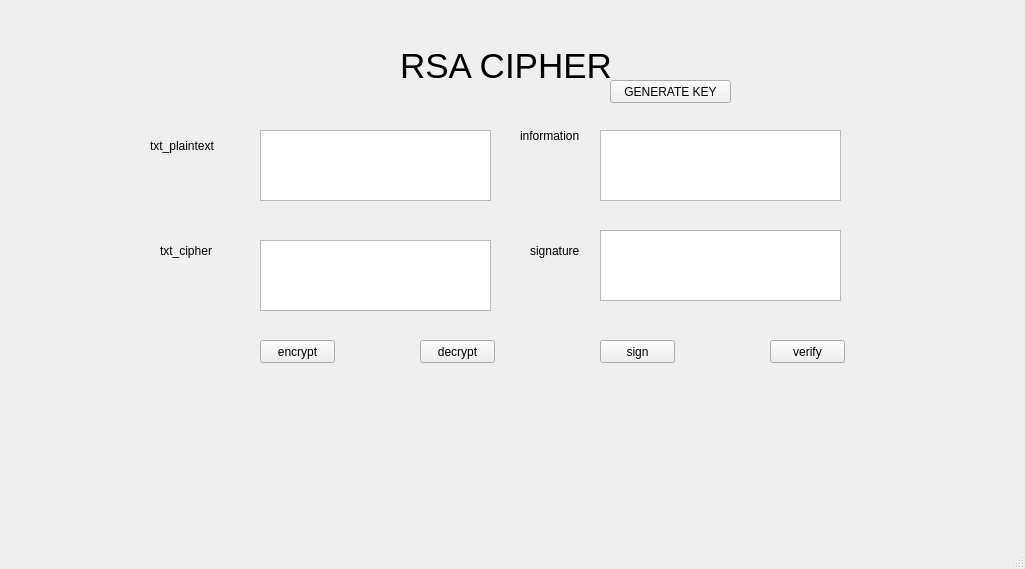
<?xml version="1.0" encoding="UTF-8"?>
<ui version="4.0">
 <class>MainWindow</class>
 <widget class="QMainWindow" name="MainWindow">
  <property name="geometry">
   <rect>
    <x>0</x>
    <y>0</y>
    <width>1025</width>
    <height>569</height>
   </rect>
  </property>
  <property name="windowTitle">
   <string>MainWindow</string>
  </property>
  <widget class="QWidget" name="centralwidget">
   <widget class="QTextEdit" name="txt_plain">
    <property name="geometry">
     <rect>
      <x>260</x>
      <y>130</y>
      <width>231</width>
      <height>71</height>
     </rect>
    </property>
   </widget>
   <widget class="QTextEdit" name="txt_cipher">
    <property name="geometry">
     <rect>
      <x>260</x>
      <y>240</y>
      <width>231</width>
      <height>71</height>
     </rect>
    </property>
   </widget>
   <widget class="QTextEdit" name="txt_signature">
    <property name="geometry">
     <rect>
      <x>600</x>
      <y>230</y>
      <width>241</width>
      <height>71</height>
     </rect>
    </property>
   </widget>
   <widget class="QTextEdit" name="txt_infor">
    <property name="geometry">
     <rect>
      <x>600</x>
      <y>130</y>
      <width>241</width>
      <height>71</height>
     </rect>
    </property>
   </widget>
   <widget class="QPushButton" name="btn_encrypt">
    <property name="geometry">
     <rect>
      <x>260</x>
      <y>340</y>
      <width>75</width>
      <height>23</height>
     </rect>
    </property>
    <property name="text">
     <string>encrypt</string>
    </property>
   </widget>
   <widget class="QPushButton" name="btn_decrypt">
    <property name="geometry">
     <rect>
      <x>420</x>
      <y>340</y>
      <width>75</width>
      <height>23</height>
     </rect>
    </property>
    <property name="text">
     <string>decrypt</string>
    </property>
   </widget>
   <widget class="QPushButton" name="btn_sign">
    <property name="geometry">
     <rect>
      <x>600</x>
      <y>340</y>
      <width>75</width>
      <height>23</height>
     </rect>
    </property>
    <property name="text">
     <string>sign</string>
    </property>
   </widget>
   <widget class="QPushButton" name="btn_verify">
    <property name="geometry">
     <rect>
      <x>770</x>
      <y>340</y>
      <width>75</width>
      <height>23</height>
     </rect>
    </property>
    <property name="text">
     <string>verify</string>
    </property>
   </widget>
   <widget class="QLabel" name="label">
    <property name="geometry">
     <rect>
      <x>160</x>
      <y>240</y>
      <width>61</width>
      <height>21</height>
     </rect>
    </property>
    <property name="text">
     <string>txt_cipher</string>
    </property>
   </widget>
   <widget class="QLabel" name="label_2">
    <property name="geometry">
     <rect>
      <x>150</x>
      <y>130</y>
      <width>71</width>
      <height>31</height>
     </rect>
    </property>
    <property name="text">
     <string>txt_plaintext</string>
    </property>
   </widget>
   <widget class="QLabel" name="label_3">
    <property name="geometry">
     <rect>
      <x>400</x>
      <y>10</y>
      <width>231</width>
      <height>111</height>
     </rect>
    </property>
    <property name="font">
     <font>
      <pointsize>26</pointsize>
     </font>
    </property>
    <property name="text">
     <string>RSA CIPHER</string>
    </property>
   </widget>
   <widget class="QLabel" name="label_4">
    <property name="geometry">
     <rect>
      <x>520</x>
      <y>110</y>
      <width>61</width>
      <height>51</height>
     </rect>
    </property>
    <property name="text">
     <string>information</string>
    </property>
   </widget>
   <widget class="QLabel" name="label_5">
    <property name="geometry">
     <rect>
      <x>530</x>
      <y>240</y>
      <width>61</width>
      <height>21</height>
     </rect>
    </property>
    <property name="text">
     <string>signature</string>
    </property>
   </widget>
   <widget class="QPushButton" name="btn_generatekeys">
    <property name="geometry">
     <rect>
      <x>610</x>
      <y>80</y>
      <width>121</width>
      <height>23</height>
     </rect>
    </property>
    <property name="text">
     <string>GENERATE KEY</string>
    </property>
   </widget>
  </widget>
  <widget class="QMenuBar" name="menubar">
   <property name="geometry">
    <rect>
     <x>0</x>
     <y>0</y>
     <width>1025</width>
     <height>26</height>
    </rect>
   </property>
  </widget>
  <widget class="QStatusBar" name="statusbar"/>
 </widget>
 <resources/>
 <connections/>
</ui>
